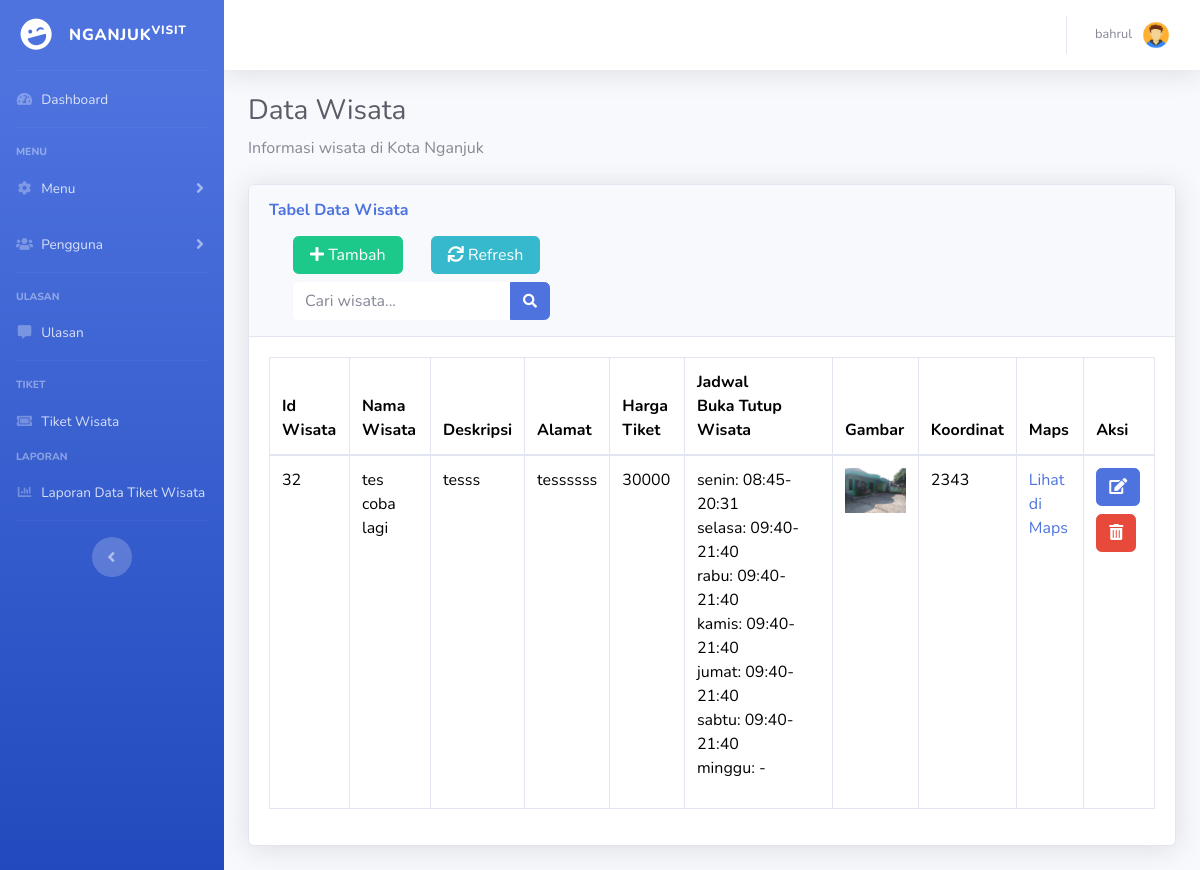
Page /admin/admin_wisata.php (signed in) on the earlier database version.
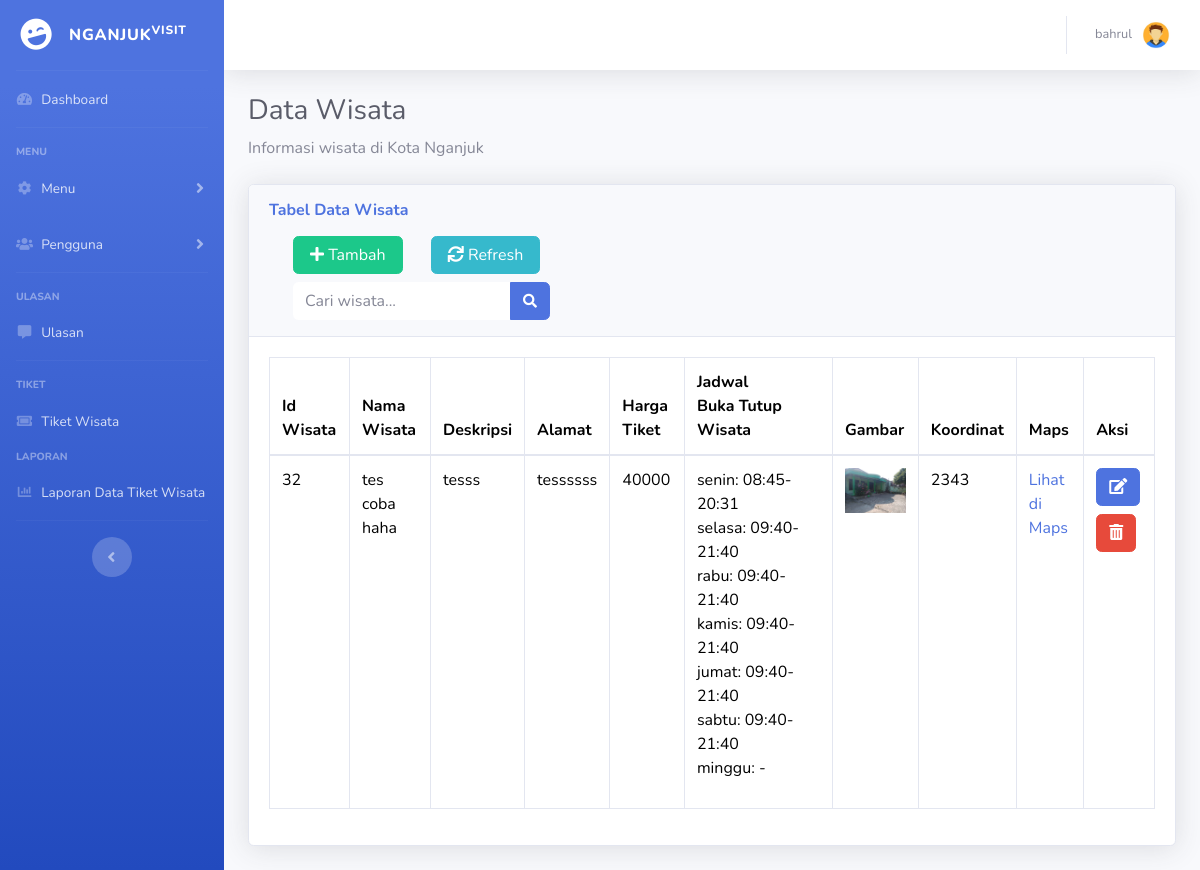
Same page on the later database version.
### tables this page shows
CREATE TABLE `detail_wisata` (
  `id_wisata` int(12) NOT NULL,
  `nama_wisata` varchar(200) NOT NULL,
  `id_user` int(11) NOT NULL,
  `deskripsi` varchar(255) NOT NULL,
  `alamat` varchar(255) NOT NULL,
  `harga_tiket` varchar(255) NOT NULL,
  `jadwal` varchar(255) NOT NULL,
  `gambar` text NOT NULL,
  `koordinat` varchar(255) NOT NULL,
  `link_maps` varchar(255) NOT NULL,
  `id_pengelola` int(12) DEFAULT NULL,
  `no_hp_pengelola` varchar(50) DEFAULT NULL
);

### admin/tabel_wisata.php (the view, shortened to what this page needs)
<?php
include '../koneksi.php';
$conn = $koneksi;
$search = isset($_GET['search_query']) ? $_GET['search_query'] : '';
if (!empty($search)) {
    $sql = "SELECT * FROM detail_wisata WHERE id_wisata LIKE ? OR nama_wisata LIKE ?";
    $stmt = $conn->prepare($sql);
    $search_param = "%" . $search . "%";
    $stmt->bind_param("ss", $search_param, $search_param);
    $stmt->execute();
    $result = $stmt->get_result();
} else {
    $sql = "SELECT * FROM detail_wisata";
    $result = $conn->query($sql);
}
?>
<div class="container-fluid">
    <h1 class="h3 mb-2 text-gray-800">Data Wisata</h1>
    <p class="mb-4">Informasi wisata di Kota Nganjuk</p>
    <div class="card shadow mb-4">
        <div class="card-header py-3">
            <h6 class="m-0 font-weight-bold mb-3 text-primary">Tabel Data Wisata</h6>
            <button class='btn btn-success px-3 ms-lg-4 ms-2' data-bs-toggle="modal" data-bs-target="#modalTambahWisata"><i class="fas fa-plus"></i> Tambah</button>
            <button class='btn btn-info px-3 mt-1 mt-lg-0 ms-lg-4 ms-2' onclick="window.location.href='admin_wisata.php'"><i class="fas fa-sync"></i> Refresh</button>
            <form method="GET" class="form-inline ml-md-3 my-2 my-md-0 mw-100 navbar-search">
                <div class="input-group px-2 mt-2">
                    <input type="text" name="search_query" class="form-control bg-white border-0 small" placeholder="Cari wisata..." aria-label="Search" aria-describedby="basic-addon2">
                    <div class="input-group-append">
                        <button class="btn btn-primary" type="submit">
                            <i class="fas fa-search fa-sm"></i>
                        </button>
                    </div>
                </div>
            </form>
        </div>
        <div class="card-body">
            <div class="table-responsive">
                <table class="table table-bordered" id="dataTable" width="100%" cellspacing="0">
                    <thead>
                        <tr>
                            <th>Id Wisata</th>
                            <th>Nama Wisata</th>
                            <th>Deskripsi</th>
                            <th>Alamat</th>
                            <th>Harga Tiket</th>
                            <th class="pe-5">Jadwal Buka Tutup Wisata</th>
                            <th>Gambar</th>
                            <th>Koordinat</th>
                            <th>Maps</th>
                            <th>Aksi</th>
                        </tr>
                    </thead>
                    <tbody>
                        <?php
                        if ($result->num_rows > 0) {
                            while ($row = $result->fetch_assoc()) {
                                echo "<tr>";
                                echo "<td>" . htmlspecialchars($row['id_wisata']) . "</td>";
                                echo "<td>" . htmlspecialchars($row['nama_wisata']) . "</td>";
                                echo "<td>" . htmlspecialchars($row['deskripsi']) . "</td>";
                                echo "<td>" . htmlspecialchars($row['alamat']) . "</td>";
                                echo "<td>" . htmlspecialchars($row['harga_tiket']) . "</td>";
                                echo "<td>";
                                $jadwal_array = explode(',', $row['jadwal']);
                                echo "<ul class='list-inline'>";
                                foreach ($jadwal_array as $jadwal_hari) {
                                    echo "<li class='list-inline-item me-0'>" . htmlspecialchars(trim($jadwal_hari)) . "</li>";
                                }
                                echo "</ul>";
                                echo "</td>";
                                $gambar_array = explode(',', $row['gambar']);
                                $gambar_acak = $gambar_array[array_rand($gambar_array)];
                                echo "<td><img class='img-fluid' src='../public/gambar/" . htmlspecialchars($gambar_acak) . "' alt='Gambar Acak' style='width:100px;'></td>";
                                echo "<td>" . htmlspecialchars($row['koordinat']) . "</td>";
                                echo "<td><a href='" . htmlspecialchars($row['link_maps']) . "' target='_blank'>Lihat di Maps</a></td>";
                                echo "<td>
                            <button class='btn btn-primary btn-edit mb-1' data-id='" . htmlspecialchars($row['id_wisata']) . "' data-bs-toggle='modal' data-bs-target='#exampleModal'><i class='fas fa-edit'></i></button>
                            <button class='btn btn-danger mt-lg-1' data-id='" . htmlspecialchars($row['id_wisata']) . "' data-toggle='modal' data-target='#hapusModal'><i class='fas fa-trash-alt'></i></button>
                            </td>";
                                echo "</tr>";
                            }
                        } else {
                            echo "<tr><td colspan='10'>Tidak ada data ditemukan</td></tr>";
                        }
                        ?>
                    </tbody>
                </table>
            </div>
        </div>
    </div>
</div>

Differences in the rows shown:
changed detail_wisata "tesss": nama_wisata "tes coba lagi" → "tes coba haha"; harga_tiket "30000" → "40000"
